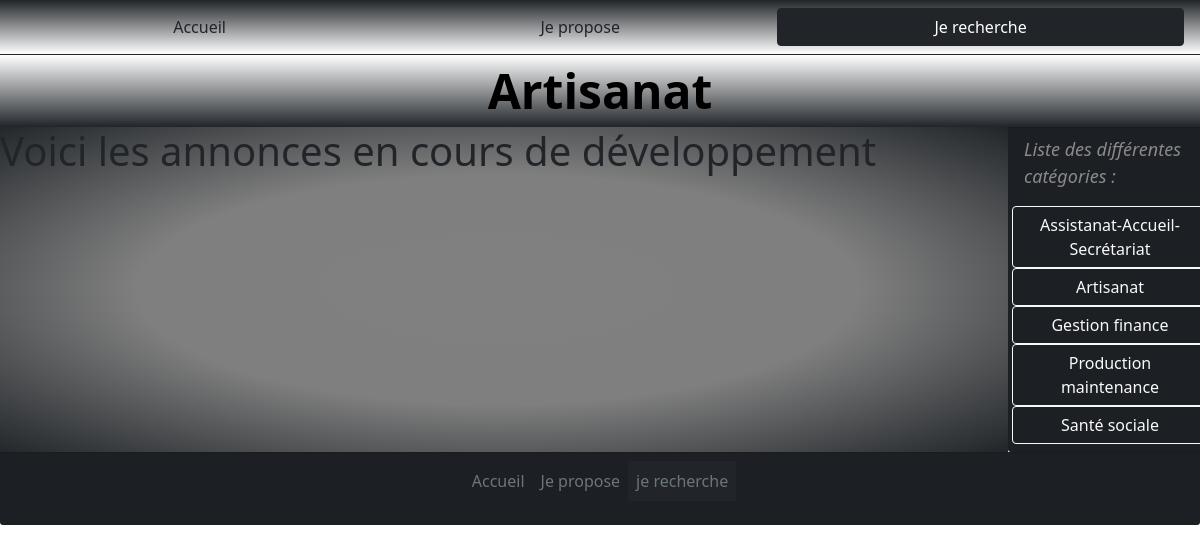
/Pages/annoncesCateg.php?id=2, run on the app's committed database.
### tables this page shows
CREATE TABLE `categorie` (
  `NomCat` varchar(100) NOT NULL,
  `ImageCat` varchar(100) NOT NULL,
  `IdCat` int(11) UNSIGNED NOT NULL
);

### Pages/annoncesCateg.php (the view, shortened to what this page needs)
<!DOCTYPE html>
<?php
include "bdd/connexion.php";
$idChoixCateg = $_GET['id'];
$req = $bdd->prepare("SELECT * FROM categorie where IdCat = $idChoixCateg");
$req->execute();
$categorie= $req->fetch();
$nomCateg= $categorie["NomCat"];
?>
<html lang="en">
<head>
</head>
<body>
<link rel="stylesheet" href="../Style/bootstrap.css">
<link rel="stylesheet" href="../Style/Style.css">
<?php
include "../Parts/Header.php";
?>
<div class="row banner">
    <titre id="banner"><?php echo $nomCateg; ?></titre>
</div>
<div class="row">
    <div class="col-10 dégradé2">
        <h1>Voici les annonces en cours de développement</h1>
    </div>
    <?php
    include "../Parts/Sidebar.php";
    ?>
</div>
<?php
include "../Parts/Footer.php";
?>
</body>
</html>

### Parts/Sidebar.php
<div class="col-2 card-footer">
<?php
                $reqSB = $bdd->prepare('SELECT * FROM categorie');
                $reqSB->execute();
                $categsSB = $reqSB->fetchAll();
          ?>
    <nav class='row'>
        <p class='desci'>Liste des  différentes catégories :</p>
        <?php
            foreach ($categsSB as $categSB){
                $idCategSB = $categSB["IdCat"];
                echo "<a type='button' class='col-12 btn btn-outline-light' href='../Pages/annoncesCateg.php?id=$idCategSB'>"; echo $categSB["NomCat"]; echo "</a>";
            }
       ?>
    </nav>
</div>

### Style/Style.css (style rules this page uses)
.banner { background: linear-gradient(white,#212529); }
#banner { text-align:center; margin:auto; width: 100%; color: black; font-weight: bolder; font-size: xxx-large; }
.desci { font-size: large; text-align: left; font-style: italic; color: #8a8a8a; }
.dégradé2 { position: relative; background: radial-gradient(gray, #7F7F7F , #212529); }

### data on the page
categorie: NomCat "Artisanat"
categorie: NomCat "Assistanat-Accueil-Secrétariat"
categorie: NomCat "Gestion finance"
categorie: NomCat "Production maintenance"
categorie: NomCat "Santé sociale"
